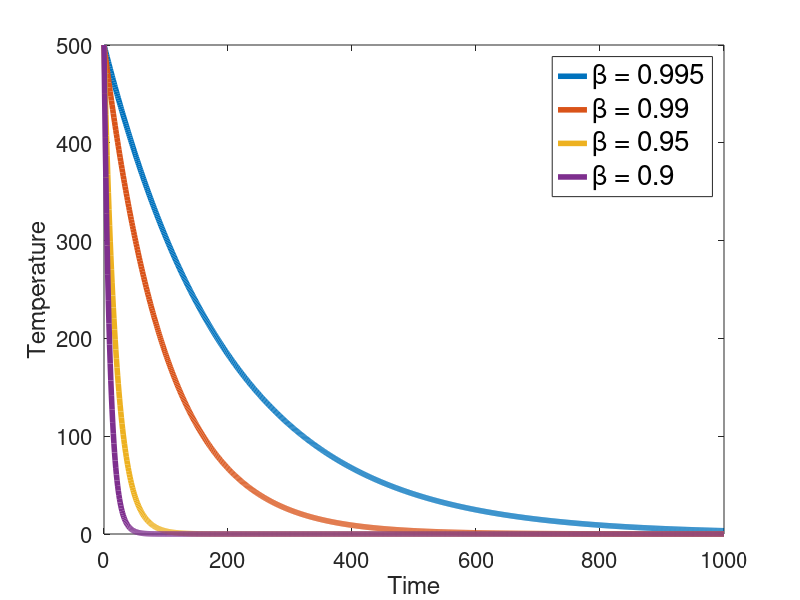

Reproduce this figure in MATLAB.
  1;

  ##############################################################################
  # FUNCTIONS
  ##############################################################################

  ##============================================================================
  #
  function y = geometric(T0, x, a)
    y = [T0];

    for i = 2:length(x)
      y = [y; a*y(i-1)];
    endfor
  endfunction


  ##############################################################################
  # SCRIPT
  ##############################################################################

  ## Generate x vector
  x = 0:1:1000;

  ## Initial temperature
  T0 = 500;

  ## Configure Plot
  set(0, "defaultlinelinewidth", 4);
  set(0, "defaultaxesfontsize", 16); % axes labels

  ## Plots
  figure(1);
  clf();
  plot(x, geometric(T0, x, 0.995));
  hold on;
  plot(x, geometric(T0, x, 0.99));
  plot(x, geometric(T0, x, 0.95));
  plot(x, geometric(T0, x, 0.9));
  hold off;

  ## Legend
  l = legend({'\beta = 0.995', '\beta = 0.99', '\beta = 0.95', '\beta = 0.9'});
  set(l, "fontsize", 20);

  ## Configure Plot
  ## set(0, "defaultlinelinewidth", 10);
  ## set(0, "defaultaxesfontsize", 32); % axes labels

  xlabel ("Time");
  ylabel ("Temperature");

  ## Output plot
  print(1, "geometric.png");
